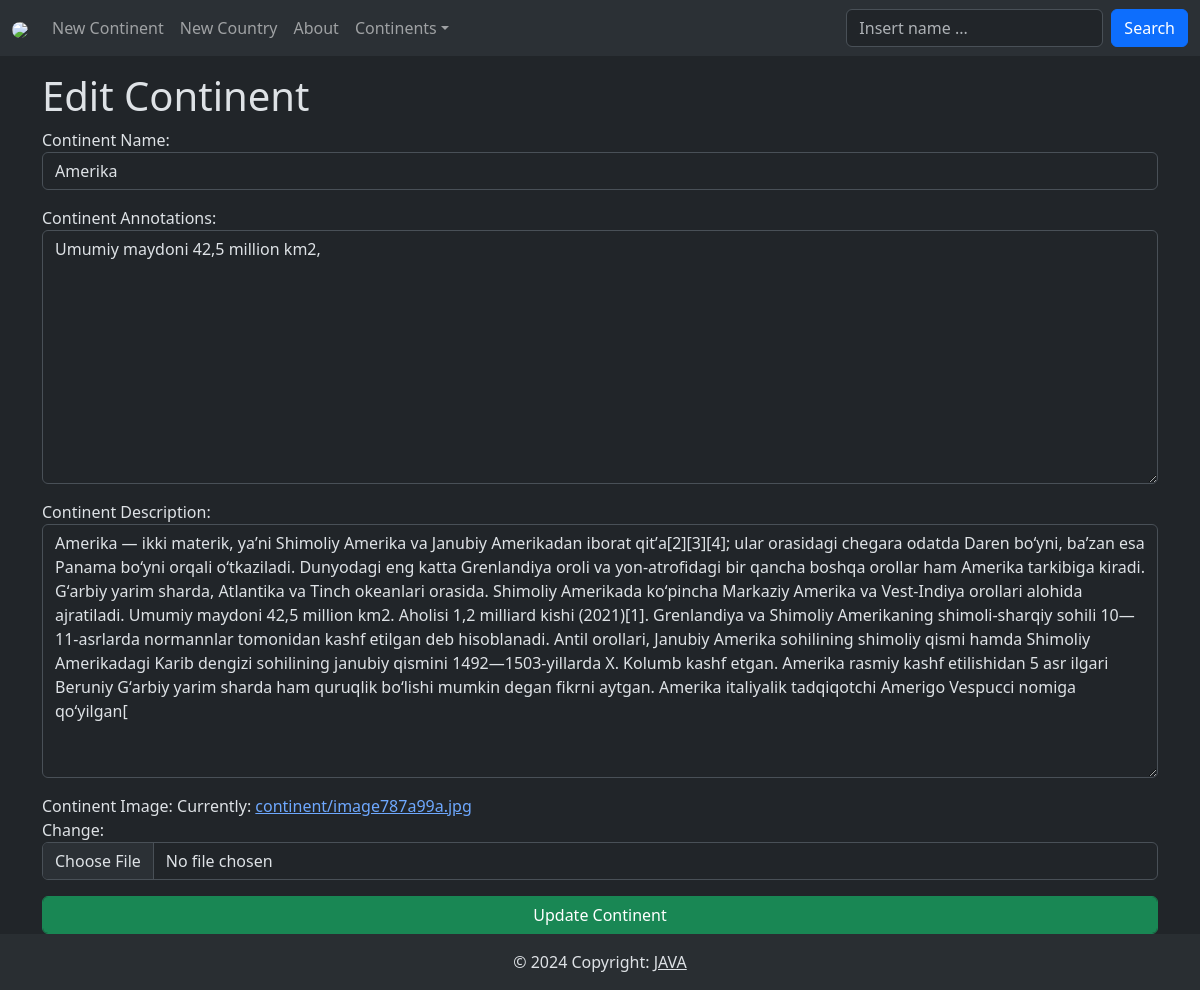
The page /edit/23/ on the database its author committed.
### app_continents/models.py (models this page shows, shortened)
class Continent(models.Model):
    continent_name = models.CharField(max_length=100, verbose_name='Continent Name', unique=True)
    continent_description = models.TextField(verbose_name='Continent Description')
    continent_image = models.ImageField(upload_to='continent/', verbose_name='Continent Image')
    continent_annotations = models.TextField(max_length=150, verbose_name='Continent Annotations')
    continent_date_created = models.DateTimeField(auto_now_add=True, verbose_name='Continent Date')
    class Meta:
        verbose_name = 'Continent'
        verbose_name_plural = 'Continents'
        db_table = 'continent'
        ordering = ['id']

### app_continents/views.py (the view)
# urls.py: path('edit/<int:pk>/', edit_continent, name='edit_continent'),
def edit_continent(request, pk):
    continent = get_object_or_404(Continent, id=pk)
    if request.method == 'POST':
        form = ContinentForm(request.POST, request.FILES, instance=continent)
        if form.is_valid():
            form.save()
            return redirect('index')
    else:
        form = ContinentForm(instance=continent)
        all_continents = Continent.objects.all()
        return render(request, 'continents/edit_continent.html',
                      context={'continents': all_continents, 'form': form})

### app_continents/forms.py
class ContinentForm(ModelForm):
    class Meta:
        model = Continent
        fields = ['continent_name', 'continent_annotations', 'continent_description', 'continent_image']

### templates/continents/edit_continent.html (shortened to what this page needs)
{% extends 'base.html' %}
{% load static %}
{% block content %}
    <h1>Edit Continent</h1>
    <form action="" method="post" enctype="multipart/form-data">
        {{ form.as_p }}
        <input type="submit" value="Update Continent" class="btn btn-success">
    </form>
{% endblock %}

### rows shown on the page
Continent: continent_name "Amerika", continent_annotations "Umumiy maydoni 42,5 million km2,", continent_description "Amerika — ikki materik, yaʼni Shimoliy Amerika va Janubiy Amerikadan iborat qitʼa[2][3][4]; ular orasidagi chegara odatda Daren boʻyni, baʼzan esa Panama boʻyni orqali oʻtkaziladi. Dunyodagi eng katta Grenlandiya oroli va yon-atrofidagi bir qancha boshqa orollar ham Amerika tarkibiga kiradi. Gʻarbiy yarim sharda, Atlantika va Tinch okeanlari orasida. Shimoliy Amerikada koʻpincha Markaziy Amerika va Vest-Indiya orollari alohida ajratiladi. Umumiy maydoni 42,5 million km2. Aholisi 1,2 milliard kishi (2021)[1]. Grenlandiya va Shimoliy Amerikaning shimoli-sharqiy sohili 10—11-asrlarda normannlar tomonidan kashf etilgan deb hisoblanadi. Antil orollari, Janubiy Amerika sohilining shimoliy qismi…"
